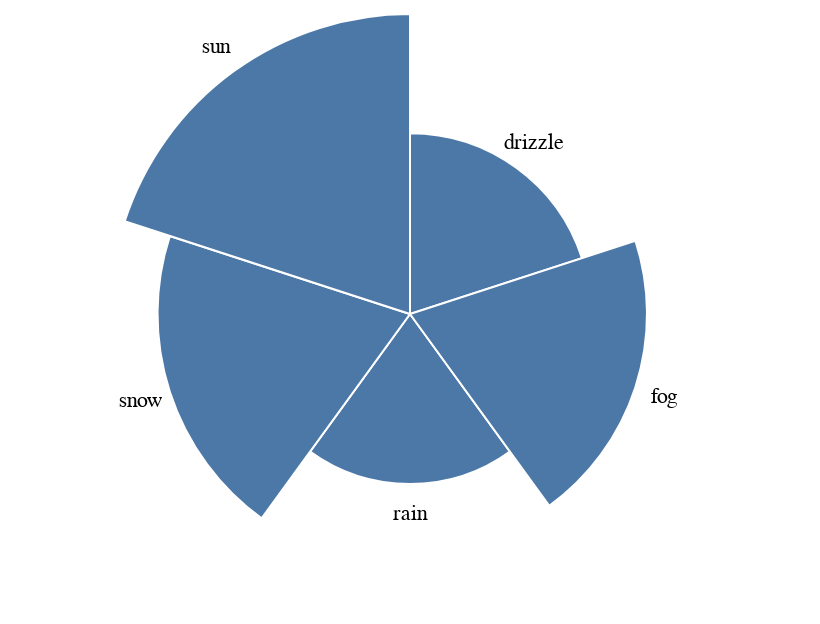

Write notebook code for a chart like this one.
### Code cell
base = alt.Chart(df)
arc = base.mark_arc(stroke="#ffffff").encode(
    theta=alt.Theta(field="condition", type="nominal"),
    radius=alt.Radius(field="temperature", type="quantitative", aggregate="mean"),
)
text = base.mark_text(radiusOffset=15).encode(
    theta=alt.Theta(field="condition", type="nominal"),
    radius=alt.Radius(field="temperature", type="quantitative", aggregate="mean"),
    text=alt.Text(field="condition", type="nominal"),
)
display_chart(arc + text)

### Figure 1 — Vega-Lite specification as saved in the notebook (floating-point values rounded to 4 significant figures)
{"config": {"view": {"continuousWidth": 400, "continuousHeight": 300}}, "layer": [{"mark": {"type": "arc", "stroke": "#ffffff"}, "encoding": {"radius": {"aggregate": "mean", "field": "temperature", "type": "quantitative"}, "theta": {"field": "condition", "type": "nominal"}}}, {"mark": {"type": "text", "radiusOffset": 15}, "encoding": {"radius": {"aggregate": "mean", "field": "temperature", "type": "quantitative"}, "text": {"field": "condition", "type": "nominal"}, "theta": {"field": "condition", "type": "nominal"}}}], "data": {"name": "data-124c435c1b687eb7890344117a1c86b4"}, "$schema": "https://vega.github.io/schema/vega-lite/v4.17.0.json", "datasets": {"data-124c435c1b687eb7890344117a1c86b4": [{"temperature": 17.89, "wind": 78.76, "precipitation": 41.61, "condition": "rain"}, {"temperature": 5.623, "wind": 25.42, "precipitation": 74.91, "condition": "rain"}, {"temperature": 23.39, "wind": 9.846, "precipitation": 81.34, "condition": "rain"}, {"temperature": 20.89, "wind": 27.54, "precipitation": 27.65, "condition": "drizzle"}, {"temperature": 33.91, "wind": 97.91, "precipitation": 36.53, "condition": "snow"}, {"temperature": 39.66, "wind": 24.27, "precipitation": 33.39, "condition": "rain"}, {"temperature": 5.671, "wind": 98.2, "precipitation": 93.73, "condition": "snow"}, {"temperature": -2.278, "wind": 77.9, "precipitation": 50.1, "condition": "drizzle"}, {"temperature": 43.1, "wind": 74.78, "precipitation": 89.96, "condition": "sun"}, {"temperature": 1.805, "wind": 91.29, "precipitation": 29.77, "condition": "fog"}, {"temperature": 14.33, "wind": 45.05, "precipitation": 17.65, "condition": "drizzle"}, {"temperature": 25.45, "wind": 22.27, "precipitation": 60.38, "condition": "drizzle"}, {"temperature": 11.19, "wind": 77.3, "precipitation": 71.65, "condition": "snow"}, {"temperature": 22.95, "wind": 27.04, "precipitation": 92.69, "condition": "snow"}, {"temperature": 33.17, "wind": 92.13, "precipitation": 39.11, "condition": "snow"}, {"temperature": 9.981, "wind": 66.73, "precipitation": 19.37, "condition": "drizzle"}, {"temperature": 2.838, "wind": 18.62, "precipitation": 57.42, "condition": "sun"}, {"temperature": 39.14, "wind": 32.53, "precipitation": 88.22, "condition": "rain"}, {"temperature": 39.23, "wind": 2.511, "precipitation": 78.95, "condition": "fog"}, {"temperature": 2.949, "wind": 1.937, "precipitation": 3.534, "condition": "fog"}, {"temperature": 28.42, "wind": 6.822, "precipitation": 84.57, "condition": "fog"}, {"temperature": 28.41, "wind": 95.25, "precipitation": 2.312, "condition": "fog"}, {"temperature": 23.93, "wind": 28.44, "precipitation": 94.94, "condition": "drizzle"}, {"temperature": 25.14, "wind": 5.725, "precipitation": 72.56, "condition": "drizzle"}, {"temperature": -3.107, "wind": 90.56, "precipitation": 8.208, "condition": "rain"}, {"temperature": 43.07, "wind": 63.34, "precipitation": 35.34, "condition": "sun"}, {"temperature": -8.716, "wind": 78.5, "precipitation": 16.73, "condition": "fog"}, {"temperature": 10.06, "wind": 82.55, "precipitation": 49.82, "condition": "fog"}, {"temperature": 27.91, "wind": 45.94, "precipitation": 87.72, "condition": "sun"}, {"temperature": 28.83, "wind": 14.35, "precipitation": 95.31, "condition": "sun"}, {"temperature": -5.245, "wind": 24.46, "precipitation": 63.16, "condition": "fog"}, {"temperature": -4.739, "wind": 87.62, "precipitation": 67.17, "condition": "fog"}, {"temperature": -1.646, "wind": 34.16, "precipitation": 83.2, "condition": "rain"}, {"temperature": -8.671, "wind": 28.02, "precipitation": 8.858, "condition": "snow"}, {"temperature": 23.59, "wind": 32.61, "precipitation": 90.55, "condition": "snow"}, {"temperature": 42.94, "wind": 17.46, "precipitation": 76.27, "condition": "sun"}, {"temperature": 14.04, "wind": 31.45, "precipitation": 27.74, "condition": "rain"}, {"temperature": 33.93, "wind": 85.1, "precipitation": 48.72, "condition": "fog"}, {"temperature": 29.11, "wind": 25.4, "precipitation": 83.25, "condition": "fog"}, {"temperature": 23.33, "wind": 38.96, "precipitation": 84.81, "condition": "rain"}, {"temperature": 27.82, "wind": 97.48, "precipitation": 59.4, "condition": "fog"}, {"temperature": 24.7, "wind": 56.93, "precipitation": 16.58, "condition": "drizzle"}, {"temperature": 42.74, "wind": 19.02, "precipitation": 37.52, "condition": "sun"}, {"temperature": 39.73, "wind": 63.1, "precipitation": 15.21, "condition": "fog"}, {"temperature": 34.93, "wind": 44.34, "precipitation": 2.992, "condition": "sun"}, {"temperature": 12.48, "wind": 45.64, "precipitation": 1.568, "condition": "fog"}, {"temperature": 11.49, "wind": 35.43, "precipitation": 46.84, "condition": "fog"}, {"temperature": 16.58, "wind": 85.94, "precipitation": 67.67, "condition": "sun"}, {"temperature": 42.97, "wind": 61.02, "precipitation": 40.2, "condition": "snow"}, {"temperature": 43.01, "wind": 91.59, "precipitation": 10.24, "condition": "sun"}, {"temperature": 17.89, "wind": 29.82, "precipitation": 44.29, "condition": "sun"}, {"temperature": 13.7, "wind": 46.94, "precipitation": 76.08, "condition": "rain"}, {"temperature": 4.986, "wind": 81.91, "precipitation": 34.89, "condition": "drizzle"}, {"temperature": -1.478, "wind": 3.979, "precipitation": 7.535, "condition": "drizzle"}, {"temperature": 16.89, "wind": 31.99, "precipitation": 60.46, "condition": "drizzle"}, {"temperature": -7.175, "wind": 5.042, "precipitation": 88.36, "condition": "drizzle"}, {"temperature": 9.859, "wind": 48.49, "precipitation": 23.8, "condition": "snow"}, {"temperature": 28.54, "wind": 5.727, "precipitation": 25.97, "condition": "drizzle"}, {"temperature": 41.85, "wind": 3.311, "precipitation": 1.792, "condition": "snow"}, {"temperature": 39.52, "wind": 89.65, "precipitation": 48.54, "condition": "fog"}, {"temperature": 4.151, "wind": 58.14, "precipitation": 79.66, "condition": "drizzle"}, {"temperature": 7.317, "wind": 6.797, "precipitation": 33.62, "condition": "snow"}, {"temperature": -6.041, "wind": 24.37, "precipitation": 71.47, "condition": "rain"}, {"temperature": 28.05, "wind": 19.4, "precipitation": 71.69, "condition": "drizzle"}, {"temperature": 35.31, "wind": 66.54, "precipitation": 22.88, "condition": "rain"}, {"temperature": -9.078, "wind": 54.53, "precipitation": 66.43, "condition": "sun"}, {"temperature": 34.31, "wind": 92.8, "precipitation": 61.94, "condition": "sun"}, {"temperature": -0.5341, "wind": 89.18, "precipitation": 88.5, "condition": "rain"}, {"temperature": -7.331, "wind": 16.43, "precipitation": 92.16, "condition": "drizzle"}, {"temperature": 34.45, "wind": 16.98, "precipitation": 66.5, "condition": "fog"}, {"temperature": 2.292, "wind": 78.08, "precipitation": 85.09, "condition": "snow"}, {"temperature": 10.28, "wind": 64.38, "precipitation": 46.13, "condition": "sun"}, {"temperature": 14.39, "wind": 27.71, "precipitation": 82.18, "condition": "rain"}, {"temperature": 15.07, "wind": 90.37, "precipitation": 95.43, "condition": "rain"}, {"temperature": -5.932, "wind": 76.31, "precipitation": 48.18, "condition": "drizzle"}, {"temperature": -1.224, "wind": 77.26, "precipitation": 12.19, "condition": "sun"}, {"temperature": 17.98, "wind": 99.89, "precipitation": 5.951, "condition": "drizzle"}, {"temperature": 8.333, "wind": 22.35, "precipitation": 1.991, "condition": "rain"}, {"temperature": 40.99, "wind": 12.54, "precipitation": 3.096, "condition": "drizzle"}, {"temperature": 36.3, "wind": 47.28, "precipitation": 50.72, "condition": "fog"}, {"temperature": 8.012, "wind": 80.65, "precipitation": 84.74, "condition": "sun"}, {"temperature": 32.64, "wind": 78.39, "precipitation": 94.27, "condition": "fog"}, {"temperature": -4.16, "wind": 53.39, "precipitation": 50.61, "condition": "fog"}, {"temperature": -6.602, "wind": 86.56, "precipitation": 62.65, "condition": "fog"}, {"temperature": 40.14, "wind": 16.63, "precipitation": 41.39, "condition": "drizzle"}, {"temperature": 26.96, "wind": 85.88, "precipitation": 71.96, "condition": "drizzle"}, {"temperature": 11.93, "wind": 76.39, "precipitation": 60.41, "condition": "drizzle"}, {"temperature": 19.57, "wind": 72.98, "precipitation": 29.68, "condition": "drizzle"}, {"temperature": 10.48, "wind": 10.27, "precipitation": 85.87, "condition": "rain"}, {"temperature": -9.62, "wind": 64.58, "precipitation": 29.07, "condition": "drizzle"}, {"temperature": 24.86, "wind": 64.44, "precipitation": 32.79, "condition": "sun"}, {"temperature": -9.714, "wind": 46.94, "precipitation": 71.96, "condition": "rain"}, {"temperature": 15.8, "wind": 5.568, "precipitation": 16.5, "condition": "sun"}, {"temperature": 29.45, "wind": 66.42, "precipitation": 96.91, "condition": "snow"}, {"temperature": 0.179, "wind": 37.14, "precipitation": 7.393, "condition": "snow"}, {"temperature": 37.9, "wind": 23.74, "precipitation": 85.44, "condition": "fog"}, {"temperature": 40.41, "wind": 71.68, "precipitation": 91.26, "condition": "snow"}, {"temperature": 2.723, "wind": 5.857, "precipitation": 54.03, "condition": "drizzle"}, {"temperature": 9.453, "wind": 52.78, "precipitation": 90.04, "condition": "fog"}, {"temperature": 18.91, "wind": 13.73, "precipitation": 34.57, "condition": "sun"}]}}
